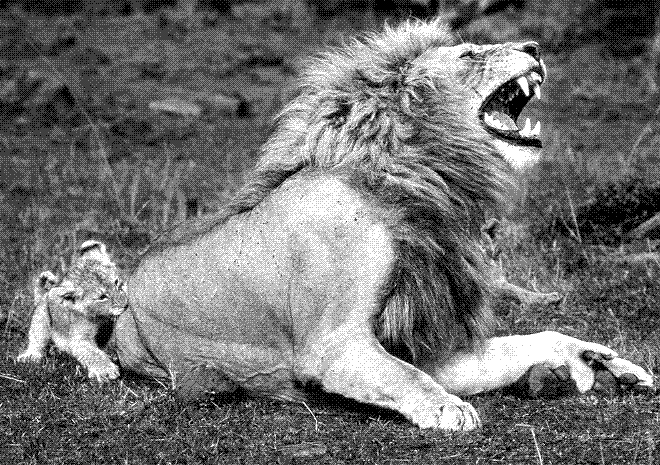

The Python source for this figure:
# zad15B.py
# Ordered dithering (Bayer 4x4) redukujący szarość do 5 poziomów {0,64,128,192,255}
# Wynik zapisuje się jako zad15B.png

from PIL import Image
import numpy as np
import argparse
import math

# macierz Bayera 4x4 (0..15)
BAYER_4x4 = np.array([
    [ 0,  8,  2, 10],
    [12,  4, 14,  6],
    [ 3, 11,  1,  9],
    [15,  7, 13,  5],
], dtype=np.float32)

def ordered_dither_bayer(img_gray: Image.Image, palette):
    """Dithering Bayera 4x4 do zadanej palety szarości."""
    pal = np.array(sorted(set(int(v) for v in palette)), dtype=np.float32)
    L = pal.size
    if L < 2:
        raise ValueError("Paleta musi mieć co najmniej 2 poziomy.")

    I = np.array(img_gray, dtype=np.float32)
    h, w = I.shape

    step = 256.0 / L  # szerokość przedziału

    q = np.floor(I / step).astype(np.int32)
    q = np.clip(q, 0, L-1)

    tile_y = math.ceil(h / 4)
    tile_x = math.ceil(w / 4)
    Tloc = (np.tile(BAYER_4x4, (tile_y, tile_x))[:h, :w] + 0.5) / 16.0 * step

    r = I - q.astype(np.float32) * step
    inc = (r > Tloc) & (q < L-1)
    q = q + inc.astype(np.int32)

    out = pal[q]
    return Image.fromarray(out.astype(np.uint8), mode='L')

def main():
    ap = argparse.ArgumentParser(description="Bayer 4x4 dithering (zadanie 15B)")
    ap.add_argument("input", help="Ścieżka do obrazu wejściowego (np. lwy.png)")
    args = ap.parse_args()

    palette = [0, 64, 128, 192, 255]  # stała paleta dla zadania 15B
    img = Image.open(args.input).convert("L")  # konwersja do szarości
    out = ordered_dither_bayer(img, palette)
    out.save("zad15B.png")
    print("✅ Zapisano wynik jako zad15B.png")

if __name__ == "__main__":
    main()
